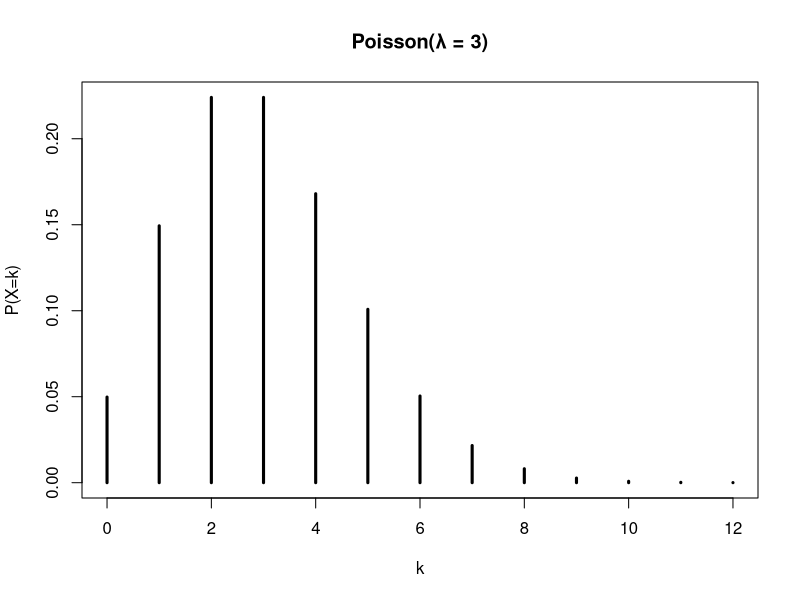
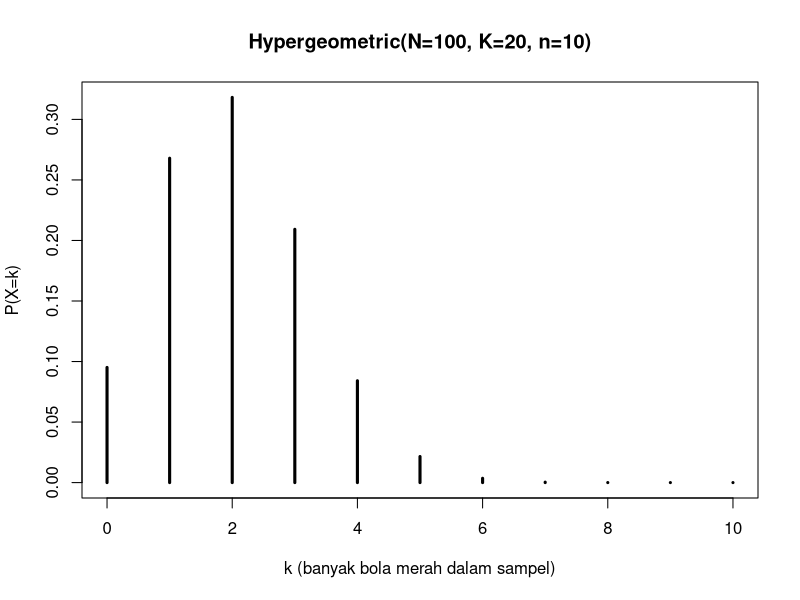
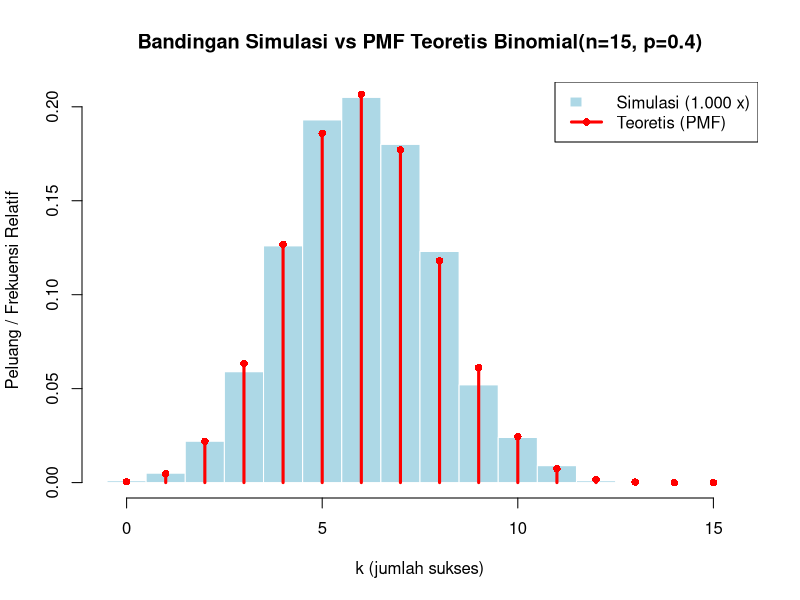

Write R code to recreate these figures, in order.
# TUGAS DISTRIBUSI PROBABILITAS DISKRIT

# Soal 1: Sebaran Poisson

# Soal: Jika rata-rata pelanggan datang ke toko adalah 3 orang per jam, 
# modelkan dengan Poisson dan hitung P(X >= 5).

lambda <- 3

# Menghitung P(X >= 5) = 1 - P(X <= 4) menggunakan fungsi cdf (ppois)
prob_1 <- 1 - ppois(4, lambda = lambda)
# Atau menggunakan lower.tail = FALSE: ppois(4, lambda = lambda, lower.tail = FALSE)

cat("--- Soal 1 (Poisson) ---\n")
cat("P(X >= 5) =", prob_1, "\n\n")

# Opsional: Plot PMF untuk visualisasi
x_pois <- 0:12
pmf_pois <- dpois(x_pois, lambda = lambda)
plot(x_pois, pmf_pois, type = "h", lwd = 3, 
     main = "Poisson(λ = 3)", xlab = "k", ylab = "P(X=k)")


# Soal 2: Sebaran Hipergeometrik

# Soal: Dari 100 bola (20 berwarna merah), diambil 10 tanpa pengembalian.
# Modelkan jumlah bola merah yang diambil dengan distribusi yang tepat.

# Parameter Hipergeometrik:
N <- 100  # Ukuran populasi total
K <- 20   # Jumlah sukses dalam populasi (bola merah)
n <- 10   # Ukuran sampel yang diambil

# Domain k (banyak bola merah yang mungkin terambil)
k <- seq(from = max(0, n + K - N), to = min(n, K))

# Menghitung PMF P(X = k)
# Dalam R: dhyper(x, m, n, k) di mana:
# m = K (sukses), n = N - K (gagal), k = n_sampel
pmf_hyper <- dhyper(k, m = K, n = N - K, k = n)

# Menampilkan tabel PMF
tabel_hyper <- data.frame(k = k, P = pmf_hyper)

cat("--- Soal 2 (Hipergeometrik) ---\n")
print(tabel_hyper)
cat("\n")

# Plot PMF Hipergeometrik
plot(k, pmf_hyper, type = "h", lwd = 3,
     main = paste0("Hypergeometric(N=", N, ", K=", K, ", n=", n, ")"),
     xlab = "k (banyak bola merah dalam sampel)", ylab = "P(X=k)")


# Soal 3: Sebaran Binomial (Simulasi vs Teoretis)

# Soal: Simulasikan 1.000 percobaan Binomial (n = 15, p = 0.4) dan bandingkan 
# histogram hasil simulasi dengan PMF teoretis.

# Parameter Binomial
n_trials <- 15
p_prob <- 0.4
m_sim <- 1000  # Jumlah simulasi

# Set seed agar hasil simulasi dapat direproduksi
set.seed(123)

# 1. Mambangkitkan data simulasi
samp_binom <- rbinom(m_sim, size = n_trials, prob = p_prob)

# 2. Menghitung PMF teoretis
x_binom <- 0:n_trials
pmf_binom_teoretis <- dbinom(x_binom, size = n_trials, prob = p_prob)

# 3. Menampilkan Perbandingan Grafik (Histogram Simulasi vs PMF Teoretis)
# Membuat histogram peluang (prob=TRUE agar total area/proporsi = 1)
hist(samp_binom, breaks = seq(-0.5, n_trials + 0.5, by = 1), prob = TRUE,
     main = "Bandingan Simulasi vs PMF Teoretis Binomial(n=15, p=0.4)",
     xlab = "k (jumlah sukses)", ylab = "Peluang / Frekuensi Relatif",
     col = "lightblue", border = "white")

# Menambahkan titik/garis PMF teoretis di atas histogram
lines(x_binom, pmf_binom_teoretis, type = "h", lwd = 3, col = "red")
points(x_binom, pmf_binom_teoretis, pch = 16, col = "red")

# Menambahkan legenda
legend("topright", legend = c("Simulasi (1.000 x)", "Teoretis (PMF)"),
       fill = c("lightblue", NA), border = c("white", NA),
       lty = c(NA, 1), lwd = c(NA, 3), col = c(NA, "red"), pch = c(NA, 16))
